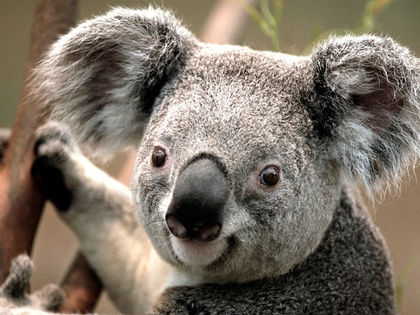
%> input picture Corte 2/OperadoresClase/Koala.jpg, 420 x 315 px, shrunk from 1024 x 768 before the run
$ octave OperadorUmbralInverso.m   (GNU Octave 9; MATLAB toolbox functions it lacks are replaced by stand-ins)
%> lines starting %> are read from the running program, lines starting %| are printed output that depends on the picture; in (x1, y1, x2, y2) boxes, pixels count from 0 and x2, y2 are one past the last pixel; in counts of white or black regions, pixels touching at a corner belong together; the program's own positions count from 1
clear all
clc

umbral= 100;

imagen =imread('Koala.jpg');
%> imagen is the input picture: size 315x420x3 uint8; mean R, G, B 125.3, 114.7, 101.9
imagenGrises=rgb2gray(imagen);
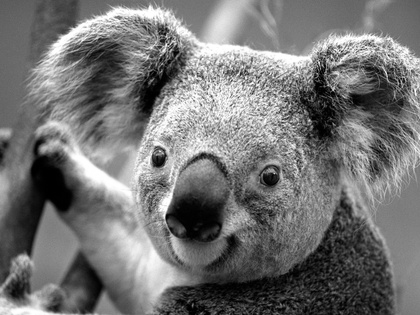
%> imagenGrises: size 315x420 uint8; min 0, max 255, mean 116.4

[m,n]=size(imagenGrises);
%> m = 315; n = 420

for i=1:m
    for j=1:n
        if imagenGrises(i,j) > umbral
            imagenUmbralInversp(i,j)=0;
        else
            imagenUmbralInversp(i,j)=255;
        end
    end
end
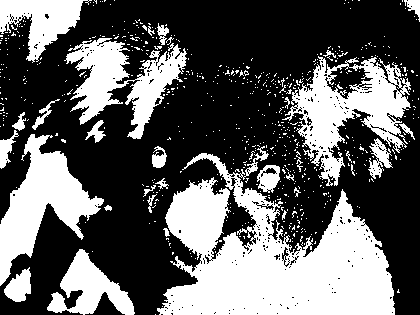
%> imagenUmbralInversp: size 315x420 double; 37.5% white; 635 white regions (604 under 20 px), largest, box (x1, y1, x2, y2) and area: (157, 146, 395, 315) 21150, (282, 56, 411, 186) 6763, (0, 134, 104, 286) 6119

subplot(2,2,1);
imshow(imagenGrises)

subplot(2,2,2);
imshow(imagenUmbralInversp)
